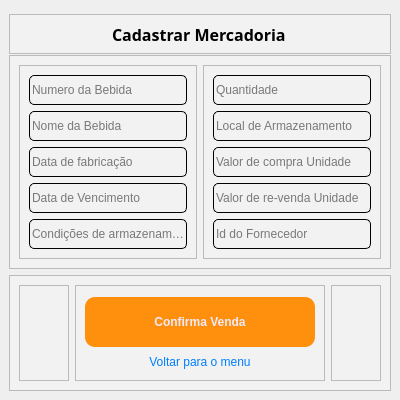
<?xml version="1.0" encoding="UTF-8"?>
<ui version="4.0">
 <class>MainWindow</class>
 <widget class="QMainWindow" name="MainWindow">
  <property name="geometry">
   <rect>
    <x>0</x>
    <y>0</y>
    <width>400</width>
    <height>400</height>
   </rect>
  </property>
  <property name="minimumSize">
   <size>
    <width>400</width>
    <height>400</height>
   </size>
  </property>
  <property name="maximumSize">
   <size>
    <width>400</width>
    <height>400</height>
   </size>
  </property>
  <property name="windowTitle">
   <string>MainWindow</string>
  </property>
  <widget class="QWidget" name="centralwidget">
   <layout class="QVBoxLayout" name="verticalLayout">
    <item>
     <widget class="QFrame" name="login_cabecalho">
      <property name="minimumSize">
       <size>
        <width>0</width>
        <height>40</height>
       </size>
      </property>
      <property name="maximumSize">
       <size>
        <width>16777215</width>
        <height>30</height>
       </size>
      </property>
      <property name="styleSheet">
       <string notr="true">background-color: rgb(242, 242, 243);</string>
      </property>
      <property name="frameShape">
       <enum>QFrame::StyledPanel</enum>
      </property>
      <property name="frameShadow">
       <enum>QFrame::Raised</enum>
      </property>
      <layout class="QHBoxLayout" name="horizontalLayout_2">
       <item>
        <widget class="QLabel" name="label_2">
         <property name="minimumSize">
          <size>
           <width>175</width>
           <height>0</height>
          </size>
         </property>
         <property name="maximumSize">
          <size>
           <width>100</width>
           <height>16777215</height>
          </size>
         </property>
         <property name="font">
          <font>
           <family>Noto Sans Georgian</family>
           <pointsize>12</pointsize>
           <weight>75</weight>
           <bold>true</bold>
          </font>
         </property>
         <property name="styleSheet">
          <string notr="true">QLabel{
text-align: center;
}</string>
         </property>
         <property name="text">
          <string>Cadastrar Mercadoria</string>
         </property>
        </widget>
       </item>
      </layout>
     </widget>
    </item>
    <item>
     <widget class="QFrame" name="login_conteudo">
      <property name="maximumSize">
       <size>
        <width>16777215</width>
        <height>600</height>
       </size>
      </property>
      <property name="styleSheet">
       <string notr="true">background-color: rgb(242, 242, 243);</string>
      </property>
      <property name="frameShape">
       <enum>QFrame::StyledPanel</enum>
      </property>
      <property name="frameShadow">
       <enum>QFrame::Raised</enum>
      </property>
      <layout class="QHBoxLayout" name="horizontalLayout_5">
       <item>
        <widget class="QFrame" name="frame_7">
         <property name="frameShape">
          <enum>QFrame::StyledPanel</enum>
         </property>
         <property name="frameShadow">
          <enum>QFrame::Raised</enum>
         </property>
         <layout class="QVBoxLayout" name="verticalLayout_5">
          <item>
           <widget class="QLineEdit" name="lineEdit_6">
            <property name="minimumSize">
             <size>
              <width>0</width>
              <height>30</height>
             </size>
            </property>
            <property name="styleSheet">
             <string notr="true">border-width: 1px;
border-color: black;
border-style: solid;
display: inline-block;
border-radius: 5px;</string>
            </property>
            <property name="placeholderText">
             <string>Numero da Bebida</string>
            </property>
           </widget>
          </item>
          <item>
           <widget class="QLineEdit" name="lineEdit_3">
            <property name="minimumSize">
             <size>
              <width>0</width>
              <height>30</height>
             </size>
            </property>
            <property name="styleSheet">
             <string notr="true">border-width: 1px;
border-color: black;
border-style: solid;
display: inline-block;
border-radius: 5px;</string>
            </property>
            <property name="text">
             <string/>
            </property>
            <property name="placeholderText">
             <string>Nome da Bebida</string>
            </property>
           </widget>
          </item>
          <item>
           <widget class="QLineEdit" name="lineEdit_7">
            <property name="minimumSize">
             <size>
              <width>0</width>
              <height>30</height>
             </size>
            </property>
            <property name="styleSheet">
             <string notr="true">border-width: 1px;
border-color: black;
border-style: solid;
display: inline-block;
border-radius: 5px;</string>
            </property>
            <property name="placeholderText">
             <string>Data de fabricação</string>
            </property>
           </widget>
          </item>
          <item>
           <widget class="QLineEdit" name="lineEdit_14">
            <property name="minimumSize">
             <size>
              <width>0</width>
              <height>30</height>
             </size>
            </property>
            <property name="styleSheet">
             <string notr="true">border-width: 1px;
border-color: black;
border-style: solid;
display: inline-block;
border-radius: 5px;</string>
            </property>
            <property name="text">
             <string/>
            </property>
            <property name="placeholderText">
             <string>Data de Vencimento</string>
            </property>
           </widget>
          </item>
          <item>
           <widget class="QLineEdit" name="lineEdit_15">
            <property name="minimumSize">
             <size>
              <width>0</width>
              <height>30</height>
             </size>
            </property>
            <property name="styleSheet">
             <string notr="true">border-width: 1px;
border-color: black;
border-style: solid;
display: inline-block;
border-radius: 5px;</string>
            </property>
            <property name="placeholderText">
             <string>Condições de armazenamento</string>
            </property>
           </widget>
          </item>
         </layout>
        </widget>
       </item>
       <item>
        <widget class="QFrame" name="frame_8">
         <property name="frameShape">
          <enum>QFrame::StyledPanel</enum>
         </property>
         <property name="frameShadow">
          <enum>QFrame::Raised</enum>
         </property>
         <layout class="QVBoxLayout" name="verticalLayout_6">
          <item>
           <widget class="QLineEdit" name="lineEdit_8">
            <property name="minimumSize">
             <size>
              <width>0</width>
              <height>30</height>
             </size>
            </property>
            <property name="styleSheet">
             <string notr="true">border-width: 1px;
border-color: black;
border-style: solid;
display: inline-block;
border-radius: 5px;</string>
            </property>
            <property name="placeholderText">
             <string>Quantidade</string>
            </property>
           </widget>
          </item>
          <item>
           <widget class="QLineEdit" name="lineEdit_9">
            <property name="minimumSize">
             <size>
              <width>0</width>
              <height>30</height>
             </size>
            </property>
            <property name="styleSheet">
             <string notr="true">border-width: 1px;
border-color: black;
border-style: solid;
display: inline-block;
border-radius: 5px;</string>
            </property>
            <property name="placeholderText">
             <string>Local de Armazenamento</string>
            </property>
           </widget>
          </item>
          <item>
           <widget class="QLineEdit" name="lineEdit_10">
            <property name="minimumSize">
             <size>
              <width>0</width>
              <height>30</height>
             </size>
            </property>
            <property name="styleSheet">
             <string notr="true">border-width: 1px;
border-color: black;
border-style: solid;
display: inline-block;
border-radius: 5px;</string>
            </property>
            <property name="placeholderText">
             <string>Valor de compra Unidade</string>
            </property>
           </widget>
          </item>
          <item>
           <widget class="QLineEdit" name="lineEdit_12">
            <property name="minimumSize">
             <size>
              <width>0</width>
              <height>30</height>
             </size>
            </property>
            <property name="styleSheet">
             <string notr="true">border-width: 1px;
border-color: black;
border-style: solid;
display: inline-block;
border-radius: 5px;</string>
            </property>
            <property name="placeholderText">
             <string>Valor de re-venda Unidade</string>
            </property>
           </widget>
          </item>
          <item>
           <widget class="QLineEdit" name="lineEdit_11">
            <property name="minimumSize">
             <size>
              <width>0</width>
              <height>30</height>
             </size>
            </property>
            <property name="styleSheet">
             <string notr="true">border-width: 1px;
border-color: black;
border-style: solid;
display: inline-block;
border-radius: 5px;</string>
            </property>
            <property name="placeholderText">
             <string>Id do Fornecedor</string>
            </property>
           </widget>
          </item>
         </layout>
        </widget>
       </item>
      </layout>
     </widget>
    </item>
    <item>
     <widget class="QFrame" name="login_confirmacao">
      <property name="minimumSize">
       <size>
        <width>0</width>
        <height>105</height>
       </size>
      </property>
      <property name="maximumSize">
       <size>
        <width>16777215</width>
        <height>150</height>
       </size>
      </property>
      <property name="styleSheet">
       <string notr="true">background-color: rgb(242, 242, 243);</string>
      </property>
      <property name="frameShape">
       <enum>QFrame::StyledPanel</enum>
      </property>
      <property name="frameShadow">
       <enum>QFrame::Raised</enum>
      </property>
      <layout class="QHBoxLayout" name="horizontalLayout_4">
       <item>
        <widget class="QFrame" name="frame_4">
         <property name="frameShape">
          <enum>QFrame::StyledPanel</enum>
         </property>
         <property name="frameShadow">
          <enum>QFrame::Raised</enum>
         </property>
        </widget>
       </item>
       <item>
        <widget class="QFrame" name="frame_5">
         <property name="minimumSize">
          <size>
           <width>250</width>
           <height>0</height>
          </size>
         </property>
         <property name="maximumSize">
          <size>
           <width>230</width>
           <height>16777215</height>
          </size>
         </property>
         <property name="frameShape">
          <enum>QFrame::StyledPanel</enum>
         </property>
         <property name="frameShadow">
          <enum>QFrame::Raised</enum>
         </property>
         <layout class="QVBoxLayout" name="verticalLayout_4">
          <item>
           <widget class="QPushButton" name="pushButton_cadastro_cadastrar_2">
            <property name="minimumSize">
             <size>
              <width>230</width>
              <height>50</height>
             </size>
            </property>
            <property name="maximumSize">
             <size>
              <width>230</width>
              <height>16777215</height>
             </size>
            </property>
            <property name="font">
             <font>
              <weight>75</weight>
              <bold>true</bold>
             </font>
            </property>
            <property name="cursor">
             <cursorShape>PointingHandCursor</cursorShape>
            </property>
            <property name="styleSheet">
             <string notr="true">QPushButton{
	border-radius: 10px;
	border-image: url(:/Close_Image/cil-x.png);
	background-position: center;
		
	color: rgb(240, 233, 249);
	background-color: rgb(255, 144, 14);
	
}
QPushButton:hover{
	
	
	background-color: rgb(207, 110, 0);
	color: rgb(240, 233, 249);
}
QPushButton:pressed{
	background-color: rgb(35, 35, 35);
	color: rgb(200, 200, 200);
}

</string>
            </property>
            <property name="text">
             <string>Confirma Venda</string>
            </property>
           </widget>
          </item>
          <item>
           <widget class="QPushButton" name="pushButton_cadastro_entrar_login_2">
            <property name="maximumSize">
             <size>
              <width>300</width>
              <height>16777215</height>
             </size>
            </property>
            <property name="cursor">
             <cursorShape>PointingHandCursor</cursorShape>
            </property>
            <property name="styleSheet">
             <string notr="true">QPushButton{
	border-radius: 5px;
	border-image: url(:/Close_Image/cil-x.png);
	background-position: center;
	
	color: rgb(0,127,255);
}


</string>
            </property>
            <property name="text">
             <string>Voltar para o menu</string>
            </property>
           </widget>
          </item>
         </layout>
        </widget>
       </item>
       <item>
        <widget class="QFrame" name="frame_6">
         <property name="frameShape">
          <enum>QFrame::StyledPanel</enum>
         </property>
         <property name="frameShadow">
          <enum>QFrame::Raised</enum>
         </property>
        </widget>
       </item>
      </layout>
     </widget>
    </item>
   </layout>
  </widget>
 </widget>
 <resources/>
 <connections/>
</ui>
